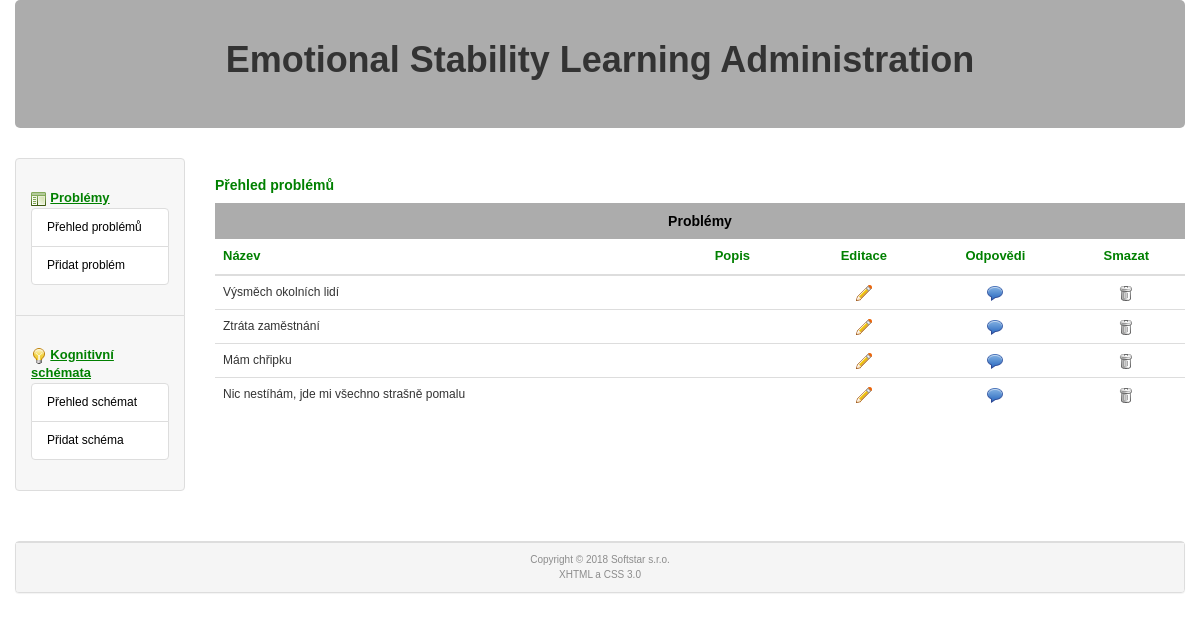
/administrace/?prob=1, run on an earlier commit of the app's database.
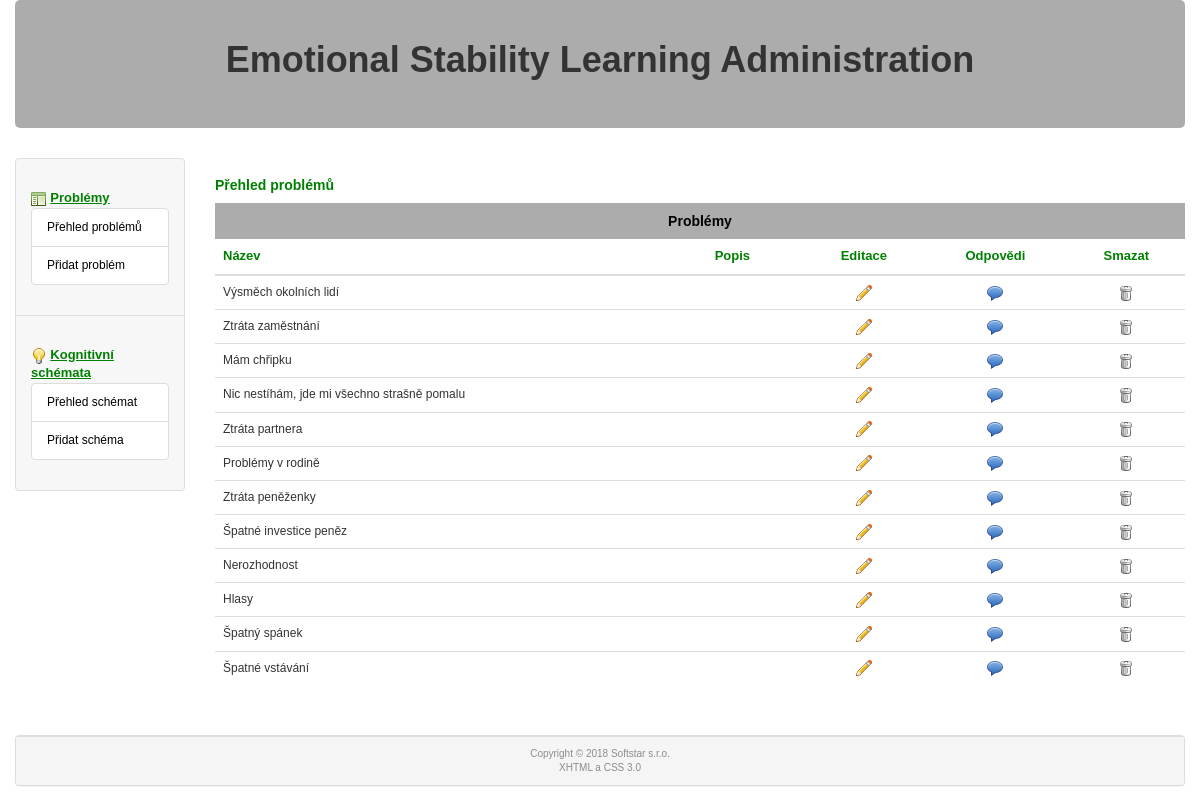
And on a later commit of the database.
### tables this page shows
CREATE TABLE `problem` (
  `id` int(11) NOT NULL,
  `nazev` varchar(60) NOT NULL,
  `popis` text,
  `smazano` int(1) NOT NULL DEFAULT '0'
);

### www/administrace/controllers/RouterController.php (called while the page is built, shortened)
<?php
class RouterController extends Controller
{
  protected $controller;
  public function setView()
  {
    $this->controller->setView();
    $this->view = 'layout';
  }
  private function setViewProblem()
  {
    if ($this->post_get('prob')==1)
      {
        $this->controller = new ProblemOverviewController();
      }
      elseif ($this->post_get('prob')==3)
      {
        $model = new model();
        $model->update('problem', array('id' => (htmlspecialchars($this->post_get('id'), ENT_QUOTES))), array('smazano' => 1));
        $this->redirect('?prob=1');
      }
    }
  }
?>

### www/administrace/index.php (called while the page is built, shortened)
<?php
  $router = new RouterController();
  $router->setView();
  $router->showView();
?>

### www/administrace/controllers/ProblemOverviewController.php (called while the page is built, shortened)
<?php
class ProblemOverviewController extends Controller
{
  public function setView()
  {
    $model = new model();
    if ($model->ifconnected())
    {
      $problems = $model->selectAll("problem");
      $this->view = 'problemOverview';
    }
    else
    {
      $this->view = 'error';
    }
  }
}
?>

### www/administrace/models/model.php (called while the page is built, shortened)
<?php
  class model
  {
    private $db, $sever_name;
    function __construct()
    {
      $this->db = new cdb();
    }
    function __destruct()
    {
      $this->db->closedb();
    }
    function selectAll($table)
    {
      $query = "select * from $table where smazano='0';";
      $this->db->query($query);
      $i = 0;
      while ($item=$this->db->get_array())
      {
        if (!empty($item['0']))
        {
          $arr[$i] = $item;
          $i++;
        }
      }
      return $arr;
    }
  }
?>

### www/administrace/cfg/sql.php (called while the page is built)
<?php
  $this->server='localhost';
  $this->user='emotions';
  $this->password='emotions';
  $this->db_name='emotions';
?>

### www/administrace/models/cdb.php (called while the page is built, shortened)
<?php
class cdb {
  private $data, $querystring, $error, $conn;
  public $server, $user, $password, $db_name;
  function __construct()
  {
    require("./cfg/sql.php");
  }
  function connect() {
    if (!($this->conn=mysqli_connect($this->server,$this->user,$this->password,$this->db_name))) return(0);
    return(1);
  }
  function query($dotaz) {
    if (!($this->data=mysqli_query($this->conn,$dotaz))) {
      $this->error=1;
      $this->data=null;
    };
    if ($this->data) { return 1; }
    else  {return 0;}
  }
  function get_array() {
    if ($this->data) {return (mysqli_fetch_array($this->data)); }
    else { return 0; }
  }
};
?>

### www/administrace/views/problemOverview.phtml (the view)
  <div class="col-sm-10">
    <h4>Přehled problémů</h4>
    <?php
      $pocet=count($problems);
      if (!$pocet) {
    ?>
    <div class="hlaska">Nejsou uloženy žádné problémy</div>
    <?php
      } else {
    ?>
    <div class="table-responsive">
      <table class="table table-hover">
        <caption class="text-center">Problémy</caption>
        <thead><tr><th>Název</th><th>Popis</th><th class="text-center">Editace</th><th class="text-center">Odpovědi</th><th class="text-center">Smazat</th></tr></thead>
        <tbody>
      <?php
        foreach ($problems as $problem) {
          if (!$problem['smazano']) {
      ?>
             <tr>
              <td><?php echo($problem['nazev']); ?></td>
              <td><?php echo($problem['popis']); ?></td>
              <td class="text-center"><?php echo("<a href=\"./?prob=2&id=".$problem['id']."\">"); ?><img src="icons/pencil.png" width="16" height="16" /></a></td>
              <td class="text-center"><?php echo("<a href=\"./?odpovedi=1&idp=".$problem['id']."\">"); ?><img src="icons/comment.png" width="16" height="16" /></a></td>
              <td class="text-center"><?php echo("<a href=\"./?prob=3&id=".$problem['id']."\">"); ?><img src="icons/bin_closed.png" width="16" height="16" /></a></td>
            </tr>
          <?php
          }
        }  ?>
        </tbody>
      </table>
    </div>
<?php }
    ?>
  </div>

### www/administrace/controllers/Controller.php (shortened to what this page needs)
<?php
abstract class Controller
{
    protected $view = "";
    public function showView()
    {
        if ($this->view)
        {
            require("views/" . $this->view.".phtml");
        }
    }
}
?>

### www/administrace/views/layout.phtml (shortened to what this page needs)
<!DOCTYPE html>
<html xmlns="http://www.w3.org/1999/xhtml" xml:lang="cs-cz" lang="cs-cz">
  <head>
    <link rel="stylesheet" href="https://maxcdn.bootstrapcdn.com/bootstrap/3.3.7/css/bootstrap.min.css" />
    <link rel="stylesheet" href="css/style.css" type="text/css" />
  </head>
  <body>
    <div class="container-fluid">
      <div class="text-center" id="hlavicka">
        <h1>Emotional Stability Learning Administration</h1>
      </div>
      <div class="row">
        <div class="col-sm-2" >
          <ul class="list-group" id="levy_panel">
          <li class="list-group-item"><div class="kategorie">
            <img src="./icons/application_side_list.png" width="16" height="16" alt="icon" /> <span class="nadpis">Problémy</span><br />
            <ul class="list-group">
              <li class="list-group-item"><a href="./?prob=1">Přehled problémů</a></li>
              <li class="list-group-item"><a href="./?prob=2">Přidat problém</a></li>
            </ul>
          </div></li>
          <li class="list-group-item"><div class="kategorie">
            <img src="./icons/lightbulb.png" width="16" height="16" alt="icon" /> <span class="nadpis">Kognitivní schémata</span><br/>
            <ul class="list-group">
              <li class="list-group-item"><a href="./?kschema=1">Přehled schémat</a></li>
              <li class="list-group-item"><a href="./?kschema=2">Přidat schéma</a></li>
            </ul>
          </div></li>
          </ul>
        </div>
<?php $this->controller->showView();  ?>
      </div>
        <div class="panel panel-default text-center margintop30">
          <div class="panel-footer" id="paticka">Copyright &copy; <?php date_default_timezone_set('Europe/Prague'); echo date("Y"); ?> <a href="http://www.sofstar.cz">Softstar s.r.o.</a><br /><a href="http://validator.w3.org/check?uri=referer" title="" onclick="return !window.open(this.href);">XHTML</a> a <a href="http://jigsaw.w3.org/css-validator/check/referer" title="" onclick="return !window.open(this.href);">CSS 3.0</a></div>
        </div>
      </div>
  </body>
</html>

### www/administrace/css/style.css (style rules this page uses)
body { font-family: 'Helvetica CE','Arial CE',sans-serif; font-size: 12px; }
h4 { font-size: 14px; font-weight: bold; color: green; margin-top: 20px; }
table caption { font-weight: bold; background-color:#acacac; color:black; font-size:14px; }
thead { font-size: 13px; font-weight: bold; color: green; }
td a { text-decoration: none; color: black; }
#hlavicka { height: 128px; background-color: #acacac; border-radius: 5px; font-size: 12px; padding:0; margin-bottom: 30px; text-align: center; vertical-align: center; }
#hlavicka h1 { margin: 0; padding: 40px 20px 20px 20px; font-weight: bold; }
#paticka { *position: relative; width: 100%; font-size: 10px; color: #8c8c8c; text-align: center; }
#levy_panel li { text-align: left; }
#paticka a { color: #8c8c8c; }
#levy_panel li { background-color: #f7f7f7; }
#levy_panel li ul li { background-color: #ffffff; }
.kategorie { margin-top: 20px; }
.kategorie .nadpis { font-size: 13px; font-weight: bold; color: green; text-decoration: underline; }
.kategorie a { color:black; text-decoration: none; }
.margintop30 { margin-top: 30px; }

What changed in the data, as far as the page shows it:
added problem: nazev "Ztráta partnera", smazano 0 (drawn)
added problem: nazev "Problémy v rodině", smazano 0 (drawn)
added problem: nazev "Ztráta peněženky", smazano 0 (drawn)
added problem: nazev "Špatné investice peněz", smazano 0 (drawn)
added problem: nazev "Nerozhodnost", smazano 0 (drawn)
added problem: nazev "Hlasy", smazano 0 (drawn)
added problem: nazev "Špatný spánek", smazano 0 (drawn)
added problem: nazev "Špatné vstávání", smazano 0 (drawn)
